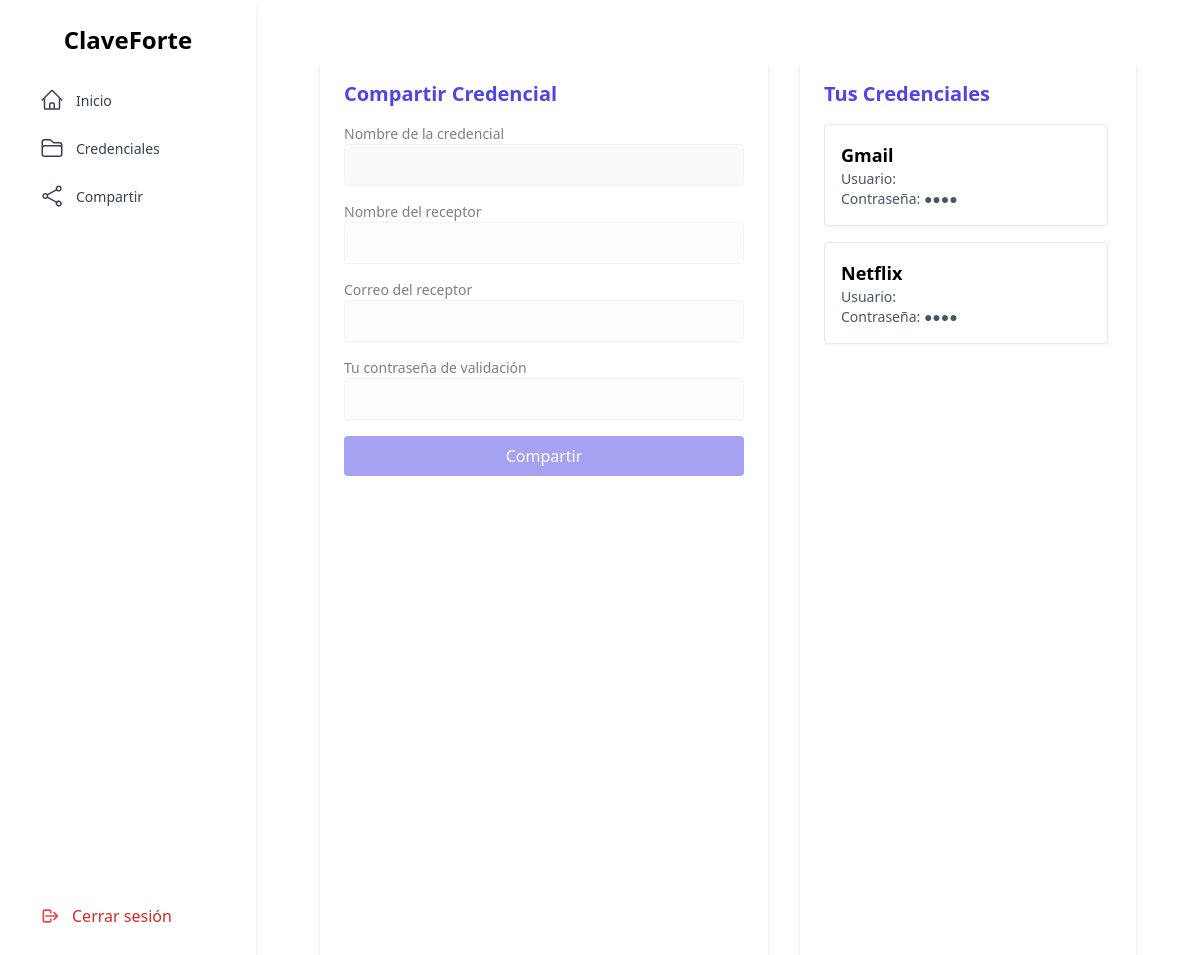
Page /share_credential (signed in) on the committed database.
### tables this page shows
CREATE TABLE Credentials (
        id_credential   INTEGER PRIMARY KEY AUTOINCREMENT,
        service_name    TEXT NOT NULL,
        service_pass    TEXT NOT NULL,
        users_allows    TEXT,
        name_owner      TEXT,
        id_usr          INTEGER NOT NULL,
        FOREIGN KEY (id_usr) REFERENCES Users(id_usr)
    );

### app.py (the view, shortened to what this page needs)
@app.route('/share_credential', methods=['GET', 'POST'])
def compartir_credencial():
    if (not session):
        return redirect("login")
    usuario_id = session.get('usuario_id')
    rol = session.get('usuario_rol')
    conn = sqlite3.connect('instance/ClaveForte.db')
    conn.row_factory = sqlite3.Row
    cur = conn.cursor()
    cur.execute("SELECT * FROM Credentials WHERE id_usr = ?", (usuario_id,))
    credenciales = cur.fetchall()
    conn.close()
    return render_template('./credentials/compartir/compartir.html',
                           credenciales=credenciales,
                           usuario_actual=usuario_id,
                           usr_rol=rol)

### templates/credentials/compartir/compartir.html (shortened to what this page needs)
{% extends "layout.html" %}
{% block content %}
<div class="flex h-screen gap-8 px-6 py-4 box-border">
  <div class="w-full max-w-md bg-white p-6 rounded-lg shadow-md overflow-y-auto">
    <h2 class="text-xl font-semibold mb-4 text-indigo-600">Compartir Credencial</h2>
    <form id="form-compartir" action="/share_credential" method="POST" class="space-y-4 pointer-events-none opacity-50">
      <div>
        <label class="block text-sm font-medium">Nombre de la credencial</label>
        <input type="text" id="nombre_credencial" name="nombre_credencial" required readonly
               class="w-full p-2 border rounded focus:outline-none focus:ring-2 focus:ring-indigo-400 bg-gray-100">
      </div>
      <div>
        <label class="block text-sm font-medium">Nombre del receptor</label>
        <input type="text" name="nombre_receptor" required disabled
               class="w-full p-2 border rounded focus:outline-none focus:ring-2 focus:ring-indigo-400">
      </div>
      <div>
        <label class="block text-sm font-medium">Correo del receptor</label>
        <input type="email" name="correo_receptor" required disabled
               class="w-full p-2 border rounded focus:outline-none focus:ring-2 focus:ring-indigo-400">
      </div>
      <div>
        <label class="block text-sm font-medium">Tu contraseña de validación</label>
        <input type="password" name="pass_validacion" required disabled
               class="w-full p-2 border rounded focus:outline-none focus:ring-2 focus:ring-indigo-400">
      </div>
      <button type="submit" disabled
              class="w-full bg-indigo-600 text-white py-2 rounded hover:bg-indigo-700 transition">
        Compartir
      </button>
    </form>
  </div>
  <div class="flex-1 bg-white p-6 m-y-10 rounded-lg shadow-md flex flex-col">
    <h2 class="text-xl font-semibold mb-4 text-indigo-600">Tus Credenciales</h2>
    <div class="flex-1 overflow-y-auto space-y-4 pr-1">
      {% if credenciales %}
        <div id="cred-container">
        {% for c in credenciales %}
          <div
            id="cred-{{ c.id_credential }}"
            class="credencial p-4 mb-4 border rounded bg-white shadow-sm cursor-pointer"
            data-nombre="{{ c.service_name }}"
            data-id="{{ c.id_credential }}"
          >
            <p class="font-semibold text-lg">{{ c.service_name }}</p>
            <p class="text-sm text-gray-600">Usuario: {{ c.service_user }}</p>
            <p class="text-sm text-gray-600">Contraseña: {{ '●' * c.service_pass|length }}</p>
          </div>
        {% endfor %}
      </div>
      {% else %}
        <p class="text-gray-500">No tienes credenciales para mostrar.</p>
      {% endif %}
    </div>
  </div>
</div>
{% endblock %}

### rows in the picture
Credentials: service_name "Gmail", service_pass "●●●●"
Credentials: service_name "Netflix", service_pass "●●●●"
